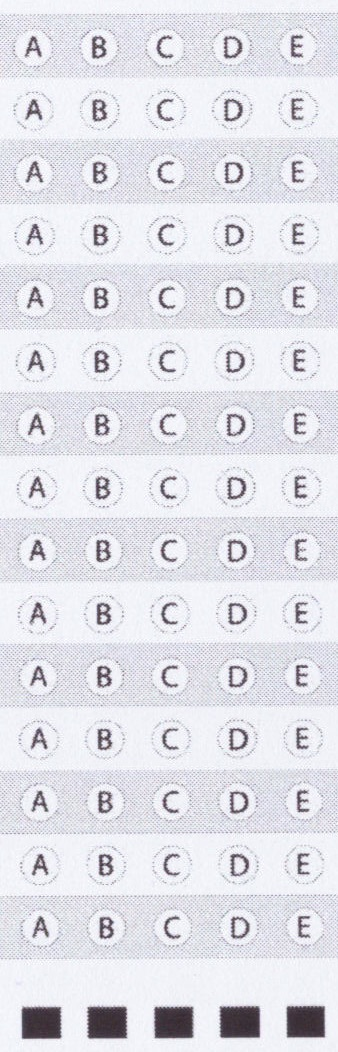
#> input picture templates/table15.jpg, 338 x 1052 px
$ python openCVTest01.py templates/table15.jpg
#> lines starting #> are read from the running program, lines starting #| are printed output that depends on the picture
import cv2
import numpy as np
import sys

arq = sys.argv[-1]
#arq = "images/PI-2015-1BIM-1DIA-1001/02.JPG"

sys.stdout.write('\n' + str(arq).split('/')[-1].split('.')[0])

# 0.27
threshold = 0.40
max = 3

matrix_rgb = cv2.imread(str(arq))
#> matrix_rgb is the input picture: shape (1052, 338, 3); mean B, G, R 232.3, 225.6, 225.4
matrix_gray = cv2.cvtColor(matrix_rgb, cv2.COLOR_BGR2GRAY)
w2, h2 = matrix_gray.shape[::-1]
#> w2 = 338; h2 = 1052
newx,newy = matrix_rgb.shape[1]/3, matrix_rgb.shape[0]/3
#> newx = 112.7; newy = 350.7

template = cv2.imread('templates/table15.jpg')
template_gray = cv2.cvtColor(template, cv2.COLOR_BGR2GRAY)
w, h = template_gray.shape[::-1]
#> w = 338; h = 1052

count = 0

def splitTable():
    global count

    res = cv2.matchTemplate(matrix_gray,template_gray,cv2.TM_CCOEFF_NORMED)
#> res = [1]
    loc = np.where( res >= threshold )
#> loc = ([0], [0])
    #print loc
    for pt in zip(*loc[::-1]):
        count += 1
        img_croped = matrix_gray[0:h2, pt[0] - 70:pt[0] + w]
        cv2.imwrite('result/matrix_' + str(((pt[0])/(w2/4))+1) + '.jpg',img_croped)
        cv2.rectangle(matrix_gray, (pt[0],0), (pt[0] + w, h2), (0,0,255), -1)
        #print 'table ' + str(pt) + ' h' + str(h) + ' w' + str(w) + ' :: ' + str(((pt[0])/(w2/4))+1)
        break
#> this loop made 1 pass
#> (pt, count) on pass 1: ((0, 0), 1)
#> pass 1, in splitTable, `img_croped = matrix_gray[0:h2, pt[0] - 70:pt[0] + w]`:
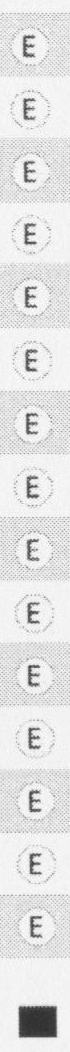
#> img_croped: shape (1052, 70); min 44, max 255, mean 226.8
#> after the loop: matrix_gray: shape (1052, 338); every value is 0
#> after the loop, count = 1

#> (the run stopped early here; a loop or call above may not have finished)

$ run again, with templates/question.jpg copied over templates/table15.jpg
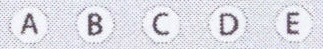
#> input picture templates/question.jpg, 323 x 49 px
#> matrix_rgb is the input picture: shape (49, 323, 3); mean B, G, R 228.7, 221.3, 221.3
#> res = [1]
#> loc = ([0], [0])
#> the loop in splitTable, `for pt in zip(*loc[::-1]):` made 1 pass
#> (pt, count) on pass 1: ((0, 0), 1)
#> pass 1, in splitTable, `img_croped = matrix_gray[0:h2, pt[0] - 70:pt[0] + w]`:
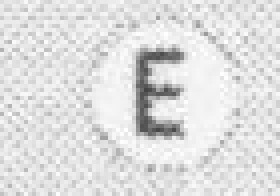
#> img_croped: shape (49, 70) (shown 4 times larger); min 68, max 255, mean 223
#> after the loop in splitTable, `for pt in zip(*loc[::-1]):`: count = 1

$ run again, with templates/question_full_escola.jpg copied over templates/table15.jpg
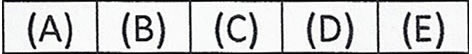
#> input picture templates/question_full_escola.jpg, 472 x 54 px
#> matrix_rgb is the input picture: shape (54, 472, 3); mean B, G, R 204.6, 204.4, 204
#> res = [1]
#> loc = ([0], [0])
#> the loop in splitTable, `for pt in zip(*loc[::-1]):` made 1 pass
#> (pt, count) on pass 1: ((0, 0), 1)
#> pass 1, in splitTable, `img_croped = matrix_gray[0:h2, pt[0] - 70:pt[0] + w]`:
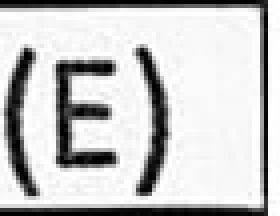
#> img_croped: shape (54, 70) (shown 4 times larger); min 0, max 255, mean 198.2
#> after the loop in splitTable, `for pt in zip(*loc[::-1]):`: count = 1
